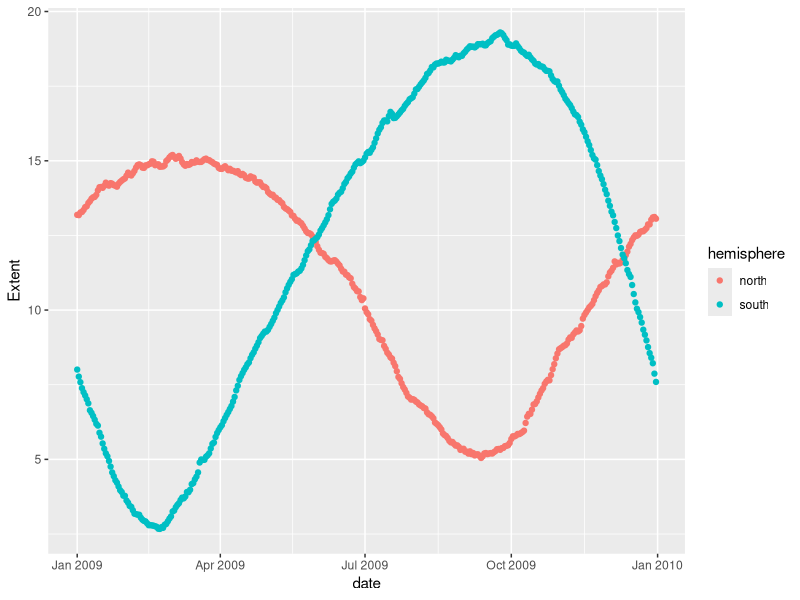

Write R code to recreate this figure.
## ---- chunk 1
knitr::opts_chunk$set(echo = TRUE)
## ---- chunk 2
library(dplyr)
library(ggplot2)
library(lubridate)
## ---- chunk 3
seaice.09 <- read.csv("2016-12-10-seaice_2009.csv", stringsAsFactors = FALSE) %>% select(-Missing)
head(seaice.09,3)
## ---- chunk 4
seaice <- seaice.09 %>% 
  mutate(date = (paste(Year, Month, Day, sep="-") %>% ymd()))
head(seaice,3)
## ---- chunk 5
class(seaice$date)
seaice %>% ggplot(aes(x=date, y=Extent, color=hemisphere)) + geom_point()
## ---- chunk 6
seaice %>% mutate(num.date = decimal_date(date)) %>% head(3)
## ---- chunk 7
example.data <- data.frame(
  id = c("A","B","C"),
  before.date = c("06/04/2010","06/11/2010","06/23/2010")
)

example.data %>% mutate(after.date = mdy(before.date))
